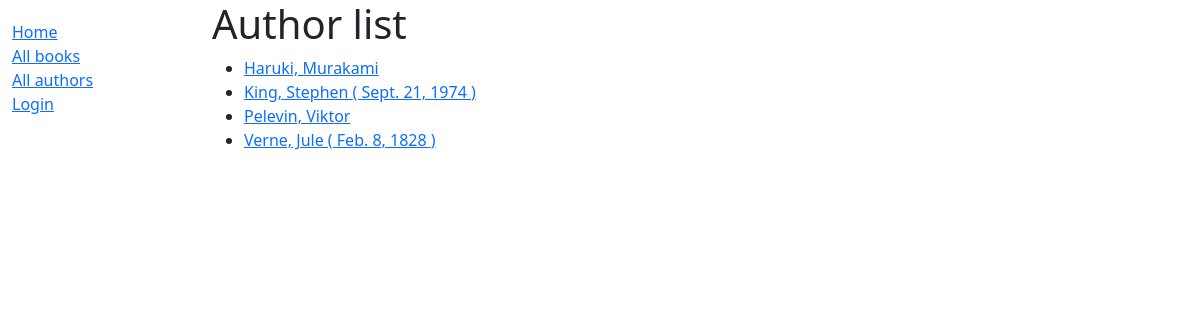
Screenshot of /catalog/authors/ with the database file from the repository.
### catalog/models.py (models this page shows)
class Author(models.Model):
    first_name = models.CharField(max_length=100)
    last_name = models.CharField(max_length=100)
    date_of_birth = models.DateField(null=True, blank=True)
    date_of_death = models.DateField('died', null=True, blank=True)
    class Meta:
        ordering = ['last_name', 'first_name']
    def get_absolute_url(self):
        return reverse('author-detail', args=[str(self.id)])
    def __str__(self):
        return '{0}, {1}'.format(self.last_name, self.first_name)

### catalog/views.py (the view)
# urls.py: path('authors/', views.AuthorListView.as_view(), name='authors'),
class AuthorListView(generic.ListView):
    model = Author
    paginate_by = 10

### catalog/templates/catalog/author_list.html
{% extends "base_generic.html" %}
{% block content %}
    <h1>Author list</h1>
    {% if author_list %}
  <ul>
    {% for author in author_list %}
      <li>
        <a href="{{ author.get_absolute_url }}">{{ author }}
        {% if  author.date_of_birth %}
            ( {{ author.date_of_birth }} )
        {% endif %}
        </a>
      </li>
    {% endfor %}
    </ul>
  {% else %}
    <p>There are no books in the library.</p>
  {% endif %}
{% endblock content %}

### rows the page displays
Author: last_name+first_name "Haruki, Murakami"
Author: last_name+first_name "King, Stephen", date_of_birth "Sept. 21, 1974"
Author: last_name+first_name "Pelevin, Viktor"
Author: last_name+first_name "Verne, Jule", date_of_birth "Feb. 8, 1828"
